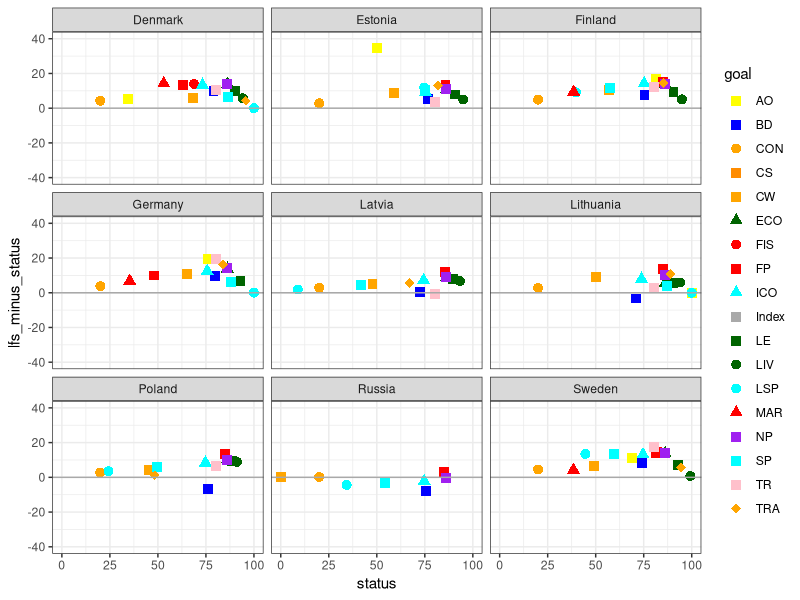
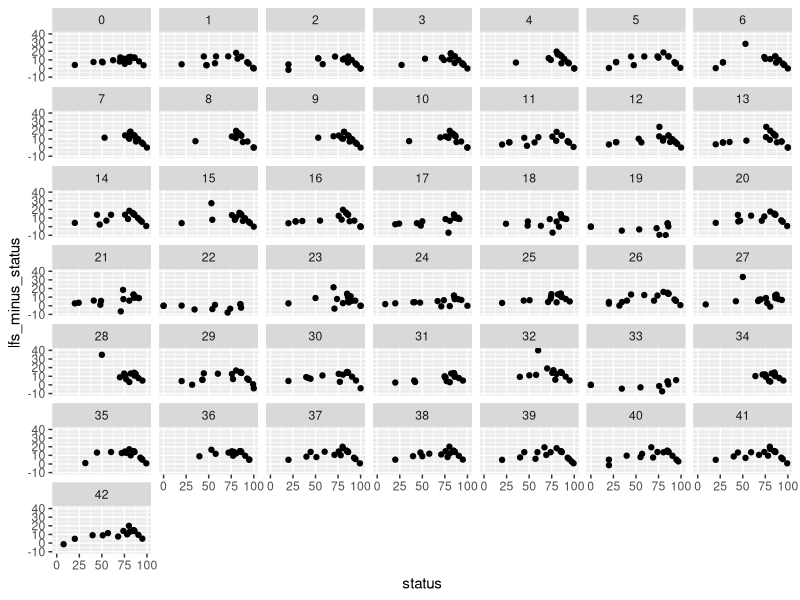
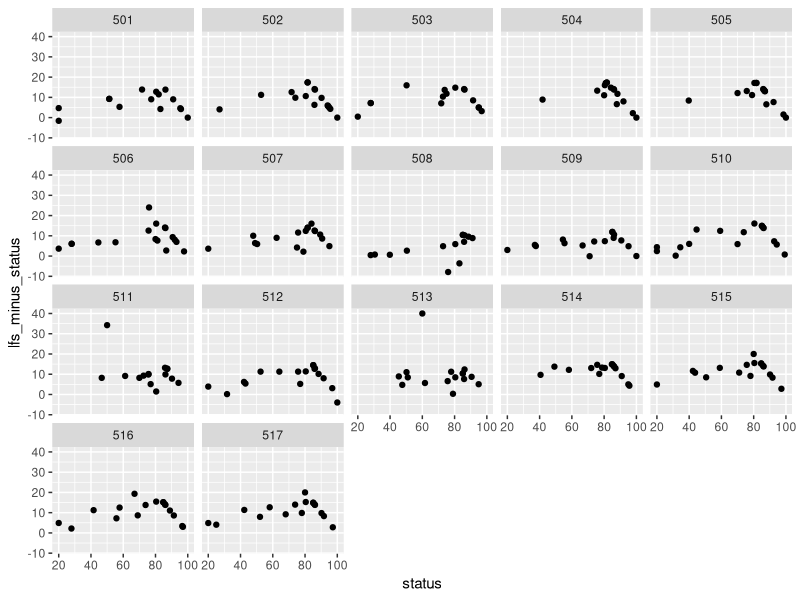
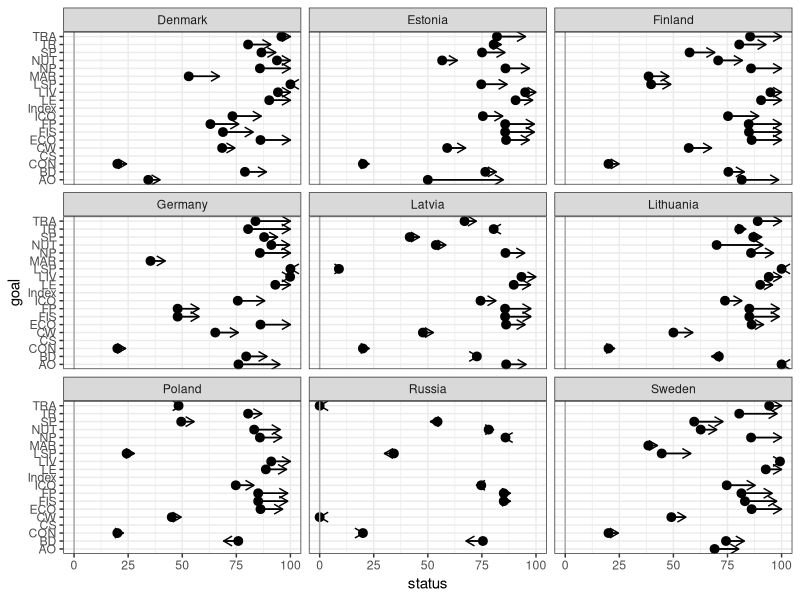
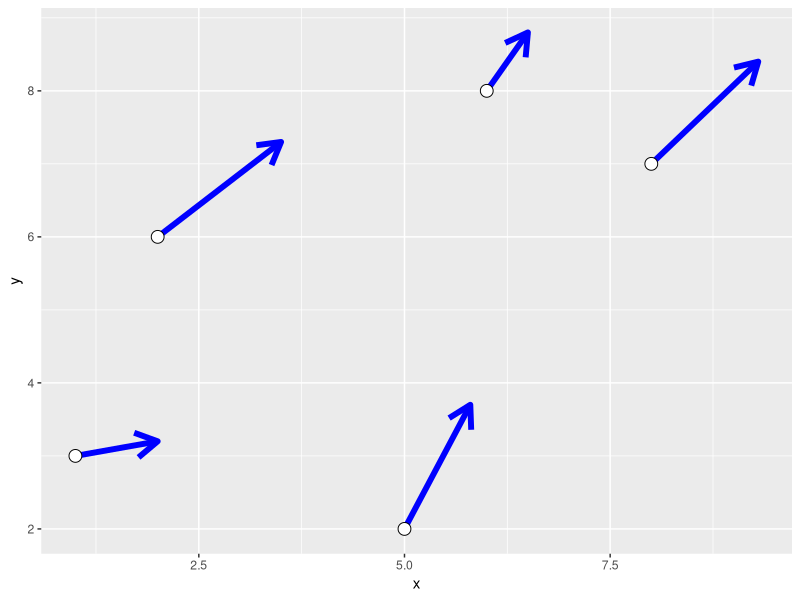

These charts were generated, in order, by the following R code:
## ---- chunk 1
knitr::opts_chunk$set(echo = FALSE, message = FALSE, warning = FALSE)

library(tidyverse)
## ---- chunk 2
## scores wrangle 
scores <- readr::read_csv('scores.csv') %>%
  filter(dimension == "status" | dimension == "future") %>%
  spread(key = dimension, value = score) %>%
  mutate(lfs_minus_status = future - status, 
         ymin = if_else(lfs_minus_status >  0, future, status),
         ymax = if_else(lfs_minus_status <= 0, future, status)) %>%
  left_join(read_csv("spatial/regions_list.csv") %>%
              select(region_id = rgn_id, region_name = rgn_name), 
            by = "region_id")

## manual colors
# https://ggplot2.tidyverse.org/reference/scale_manual.html#examples
cols <- c("FIS" = "red", "MAR" = "red", "FP" = "red",
          "BD" = "blue",
          "CON" = "orange", "EUT" = "orange", "TRA" = "orange", "CW" = "orange",
          "LIV" = "darkgreen", "ECO" = "darkgreen", "LE" = "darkgreen",
          "LSP" = "cyan", "ICO" = "cyan", "SP" = "cyan",
          "AO" = "yellow",
          "TR" = "pink", 
          "CS" = "darkorange", 
          "NP" = "purple",
          "Index" = "darkgray")

shps <- c("FIS" = 16, "MAR" = 17, "FP" = 15,
          "BD" = 15,
          "CON" = 16, "EUT" = 17, "TRA" = 18, "CW" = 15,
          "LIV" = 16, "ECO" = 17, "LE" = 15,
          "LSP" = 16, "ICO" = 17, "SP" = 15,
          "AO" = 15,
          "TR" = 15, 
          "CS" = 15, 
          "NP" = 15,
          "Index" = 15)
## ---- chunk 3
## plot EEZ regions
ggplot(data = scores %>% filter(region_id > 300 & region_id < 500), 
       aes(x = status, y = lfs_minus_status, color = goal, shape = goal)) + 
  geom_point(position = "jitter", size = 3) + 
  ylim(-40, 40) +
  scale_colour_manual(values = cols) + 
  scale_shape_manual(values = shps) +
  facet_wrap(~region_name) +
  theme_bw() + # use casey's theme in common.R
  geom_hline(yintercept = 0, color = "darkgray") + 
  scale_fill_discrete(name = "Title")
# labels = c("A", "B", "C"))
## ---- chunk 4
## plot BHI regions
ggplot(data = scores %>% filter(region_id < 300), 
       aes(x = status, y = lfs_minus_status)) + 
  geom_point() + 
  facet_wrap(~region_id)
## ---- chunk 5
## scores for Subbasin regions
ggplot(data = scores %>% filter(region_id > 500), 
       aes(x = status, y = lfs_minus_status)) + 
  geom_point() + 
  facet_wrap(~region_id)
## ---- chunk 6
## from cheatsheet
# df <- data.frame(grp = c("A", "B"), fit = 4:5, se = 1:2)
# k <- ggplot(df, aes(grp, fit, ymin = fit-se, ymax = fit+se)) + geom_pointrange()

## plot EEZ regions


ggplot(data = scores %>% filter(region_id > 300 & region_id < 500), 
       aes(x = goal, y = status)) + 
  geom_pointrange(aes(ymin = ymin, ymax = ymax)) + 
  geom_segment(aes(x = goal, y = status, xend = goal, yend = status+lfs_minus_status), arrow=arrow(length = unit(0.25, "cm"), ends = "last")) +
  # scale_colour_manual(values = cols) + 
  # scale_shape_manual(values = shps) +
  facet_wrap(~region_name) +
  coord_flip() +
  theme_bw() + # use casey's theme in common.R
  geom_hline(yintercept = 0, color = "darkgray") + 
  scale_fill_discrete(name = "Title")
# labels = c("A", "B", "C"))

x <- scores %>% 
  # filter(region_id == 0) %>%
  mutate(#goal = fct_inorder(goal), 
         goal = fct_relevel(goal, c("FIS", "MAR", "FP", "BD", "CON", "EUT", "TRA", "CW", "LIV", "ECO", "LE",
          "LSP", "ICO", "SP", "AO", "TR", "CS", "NP", "Index")))
# (or fct_reorder)
# fct_reverse

require(grid)
d=data.frame(x=c(1,2,5,6,8), y=c(3,6,2,8,7), vx=c(1,1.5,0.8,0.5,1.3), vy=c(0.2,1.3,1.7,0.8,1.4))
ggplot() + 
geom_segment(data=d, mapping=aes(x=x, y=y, xend=x+vx, yend=y+vy), arrow=arrow(), size=2, color="blue") + 
geom_point(data=d, mapping=aes(x=x, y=y), size=4, shape=21, fill="white") 
# opts(title="geom_segment", plot.title=theme_text(size=40, vjust=1.5))

## ---- chunk 7
layers_csv <- read_csv("layers.csv")

layers_csv %>%
  filter(targets == "resilience") %>%
  select(layer, description) %>%
  knitr::kable()
## ---- chunk 8
resil <- read.csv("conf/resilience_matrix.csv")

resil %>%
  rownames_to_column() %>% 
  select(-element) %>%
  gather(goal, value, -rowname) %>% 
  spread(rowname, value) %>%
  knitr::kable()
